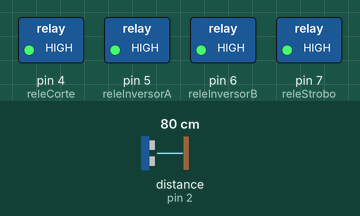
This sketch was run on a simulated Arduino Uno, built with avr-gcc and run on an emulated ATmega328P. On the bench: switched loads named in the sketch (green lamp = pin HIGH). The test bench sets the inputs (shaded band); at power-on: distance to the obstacle (sensor on pin 2) 80 cm. The echo pulse lasts 58.3 µs per cm; the audio player accepts every command and is not drawn; pins used as bus, display or sensor lines are not drawn; what the sketch prints to the serial monitor is not drawn.

Above: at 18.0 s.
At 30.5 s:
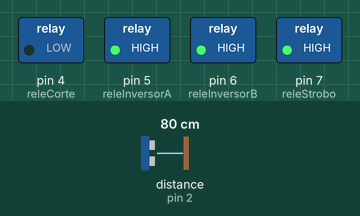
At 44.5 s:
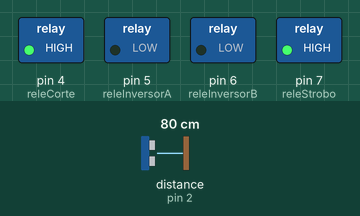
At 52.5 s:
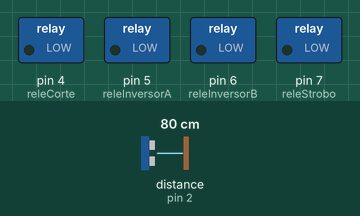
Timing chart, 0 to 68.8 s (numbered marks = the images above):
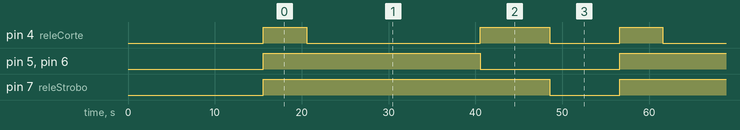

Measured:
- by itself, pin 4 (releCorte): repeats every 41.0 s: LOW 20.0 s, HIGH 8.0 s, LOW 8.0 s, HIGH 5.0 s
- by itself, pin 5 (releInversorA), pin 6 (releInversorB): alternates HIGH for 25.0 s and LOW for 16.0 s
- by itself, pin 7 (releStrobo): alternates HIGH for 33.0 s and LOW for 8.0 s

The sketch:

itsalive.ino
```cpp
//Proyecto Franky
//Autor: Leandro Amaro García y Universidad Maimonides

#include "pineDefinition.h"
#include "sensor.h"
#include "reles.h"
#include "mp3player.h"
#include "SoftwareSerial.h"
#include "DFRobotDFPlayerMini.h"

//Sensor Ultrasonico
unsigned long previousMillisSensor = 0;
const long intervaloSensor = 3000; //Cada cuanto tiempo lee el sensor
const int thresholdSensorUsuario = 150; //Distancia del usuario. En centimetros
const long tiempoReaccionInicial = 8000; //Tiempo que tarda en activarse el sensor al ingresar a REPOSO
unsigned long previoustiempoReaccionInicial = 0; //En milisegundos

//Mecanismo movimiento
unsigned long previousMillisReleCorte = 0;
const long intervaloReleCorteSubida = 5000;
const long intervaloReleCorteBajada = 8000;
unsigned long previousMillisMantieneArriba = 0;
const long intervaloSeMantieneArriba = 20000;

//Sonido

void setup() {
  Serial.begin(115200);
  sensorSetup();
  releSetup();
  mp3PlayerSetup();
}

void loop() {

  switch (action)
    {
    case TEST:
    {
    //ESTADO DE PRUEBA
    Serial.println("TEST");
    reproducirAudio(1,40000);
    //FIN ESTADO DE PRUEBA
    break;
    }
    case REPOSO:
    {
    //Sonido laboratorio
    reproducirAudio(1,40000);
    unsigned long currentTiempoReaccionInicial = millis();
    if(currentTiempoReaccionInicial - previoustiempoReaccionInicial >= tiempoReaccionInicial) { //Sube por 3 segundos
  		unsigned long currentMillisSensor = millis();
  		if(currentMillisSensor - previousMillisSensor >= intervaloSensor) { //comienza temporizador
  			previousMillisSensor = currentMillisSensor;
  			int distanciaUsuario = capturarMovimiento();
  		    Serial.print("Distance: ");
  			Serial.println(distanciaUsuario);
  			if (distanciaUsuario <= thresholdSensorUsuario){
          previousMillisReleCorte = millis();
          bool primeraRep = 1;
  				action = SUBE;
          ;
  			}
  		}//termina temporizador
    }
  	break;
    }
    case SUBE:
    {
    	// Franky sube, sonido terror, flash strobo on.
      //Sonido laboratorio
      myDFPlayer.volume(15);  //Set volume value. From 0 to 30
      reproducirAudio(2,4000);
    	unsigned long currentMillisReleCorte = millis();
  		if(currentMillisReleCorte - previousMillisReleCorte < intervaloReleCorteSubida) { //Sube por 3 segundos
        Serial.println("SUBE");
        conectarStrobo();
        activarSubida();
        conectarMecanica();
  		}else{
        desconectarMecanica();
        previousMillisMantieneArriba = millis();
        action = MANTIENE;
  		}//termina temporizador
    	break;
    }
    case MANTIENE:
    {
      reproducirAudio(2,4000);
      unsigned long currentMillisMantieneArriba = millis();
      if(currentMillisMantieneArriba - previousMillisMantieneArriba < intervaloSeMantieneArriba) { //Se mantiene por 10 segundos
        Serial.println("MANTIENE");
      }else{
        previousMillisReleCorte = millis();
        action = BAJA;
      }//termina temporizador
      break;
    }
    case BAJA:
    {
      reproducirAudio(2,4000);
      unsigned long currentMillisReleCorte = millis();
      if(currentMillisReleCorte - previousMillisReleCorte < intervaloReleCorteBajada) { //Sube por 3 segundos
        //previousMillisReleCorte = currentMillisReleCorte;
        Serial.println("BAJA");
        activarBajada();
        conectarMecanica();
      }else{
        desconectarStrobo();
        desconectarMecanica();
        primeraRep = 1;
        previoustiempoReaccionInicial = millis();
        myDFPlayer.volume(5);  //Set volume value. From 0 to 30
        action = REPOSO;
      }//termina temporizador
      break;
    }
  }
}
```

mp3player.h
```cpp
#include "Arduino.h"
#include "pineDefinition.h"

static unsigned long timer = 0;
bool primeraRep = 1;
void mp3PlayerSetup(){
	mySoftwareSerial.begin(9600);

  Serial.println();
  Serial.println(F("Initializing DFPlayer ... (May take 3~5 seconds)"));

  if (!myDFPlayer.begin(mySoftwareSerial)) {  //Use softwareSerial to communicate with mp3.
    Serial.println(F("Unable to begin:"));
    Serial.println(F("1.Please recheck the connection!"));
    Serial.println(F("2.Please insert the SD card!"));
    while(true);
  }
  Serial.println(F("DFPlayer Mini online."));

  myDFPlayer.volume(5);  //Set volume value. From 0 to 30
}

void reproducirAudio(int nroAudio, unsigned long duracionAudio){
  static unsigned long timer = millis();
    if (millis() - timer > duracionAudio || primeraRep) {
      primeraRep = 0;
      timer = millis();
      myDFPlayer.play(nroAudio);
    }
}
```

pineDefinition.h
```cpp
#include "Arduino.h"
#include "SoftwareSerial.h"
#include "DFRobotDFPlayerMini.h"

#ifndef _PIN_DEFS_
#define _PIN_DEFS_

//MAQUINA DE ESTADOS

#define TEST 10 // Estado de prueba
#define REPOSO 1 // Franky esta acostado, sensor espera persona, sonido resporacion, flash strobo off.
#define SUBE 2 // Franky sube, sonido terror, flash strobo on.
#define MANTIENE 4 // Franky se mantiene arriba, sonido terror, flash strobo on.
#define BAJA 8 // Franky baja, sonido terror u otro, flash strobo on.
int action = REPOSO; //Cambiar estado inicial REPOSO o TEST para pruebas

//PINES DE SENSOR
const int sensorPin = 2; //Sensor Ultrasonido - Echo
const int sensorPinTrigger = 3; //Sensor Ultrasonido - Trigger

//PINES DE 4 RELAY MODULE
const int releCorte = 4; //Rele 1 - Funcion de Corte Fuente 24V
const int releInversorA = 5; //Rele 1 - Funcion de Corte Fuente 24V
const int releInversorB = 6; //Rele 1 - Funcion de Corte Fuente 24V
const int releStrobo = 7; //Rele 1 - Funcion de Corte Fuente 24V

//PINES DE MP3 PLAYER

SoftwareSerial mySoftwareSerial(10, 11); // RX, TX
DFRobotDFPlayerMini myDFPlayer;

#endif
```

reles.h
```cpp
#include "Arduino.h"
#include "pineDefinition.h"


void releSetup(){
  Serial.println();
  Serial.println("INICIO RELES");
	pinMode(releCorte, OUTPUT);
	digitalWrite(releCorte, LOW);

	pinMode(releInversorA, OUTPUT);
	digitalWrite(releInversorA, LOW);

	pinMode(releInversorB, OUTPUT);
	digitalWrite(releInversorB, LOW);

	pinMode(releStrobo, OUTPUT);
	digitalWrite(releStrobo, LOW);
  delay(5000);
  Serial.println("FIN INICIO RELES");
}

void conectarMecanica(){
	digitalWrite(releCorte, HIGH);
}

void desconectarMecanica(){
	digitalWrite(releCorte, LOW);
}

void conectarStrobo(){
  digitalWrite(releStrobo, HIGH);
}

void desconectarStrobo(){
  digitalWrite(releStrobo, LOW);
}

void activarSubida(){

	  digitalWrite(releInversorA, HIGH);
	  digitalWrite(releInversorB, HIGH);

}

void activarBajada(){

	  digitalWrite(releInversorA, LOW);
	  digitalWrite(releInversorB, LOW);

}
```

sensor.h
```cpp
#include "Arduino.h"
#include "pineDefinition.h"


void sensorSetup(){
  Serial.println("INICIO SENSOR");
	pinMode(sensorPin, INPUT);
	pinMode(sensorPinTrigger, OUTPUT);
	digitalWrite(sensorPinTrigger, LOW);
  delay(10000);
  Serial.println("FIN INICIO SENSOR");
}

int capturarMovimiento(){
	long duration;
	int distance;
	digitalWrite(sensorPinTrigger, HIGH);
	delayMicroseconds(10); //Quitar este delay!!!!!!!!!!!
	digitalWrite(sensorPinTrigger, LOW);
	// Reads the echoPin, returns the sound wave travel time in microseconds
	duration = pulseIn(sensorPin, HIGH);
	// Calculating the distance
	distance= duration*0.034/2;
	// Prints the distance on the Serial Monitor
	return distance;
}
```
